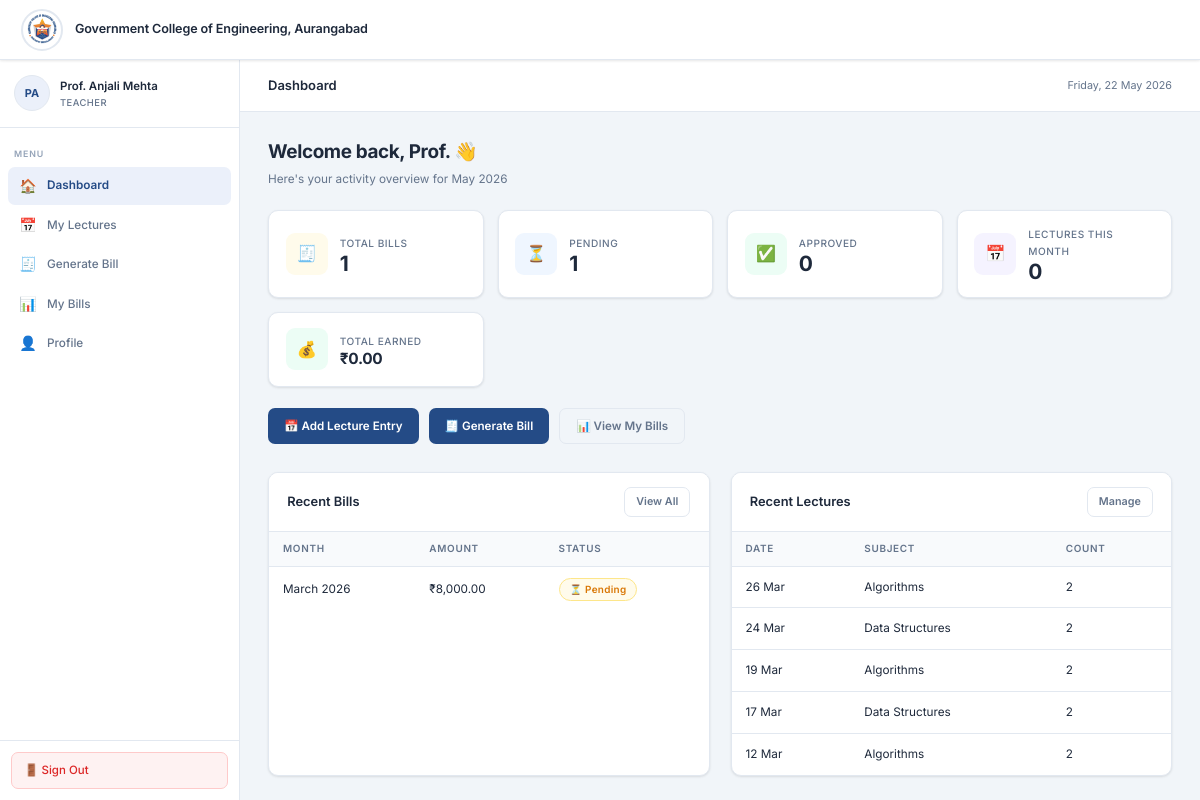
The page /teacher/dashboard.php (signed in) on the database its author committed.
### tables this page shows
CREATE TABLE IF NOT EXISTS bills (
    id               INT AUTO_INCREMENT PRIMARY KEY,
    teacher_id       INT            NOT NULL,
    generated_by     INT            DEFAULT NULL,   
    month_year       VARCHAR(20)    NOT NULL,        
    period_from      DATE           NOT NULL,
    period_to        DATE           NOT NULL,
    total_lectures   INT            NOT NULL DEFAULT 0,
    rate_per_lecture DECIMAL(8,2)   NOT NULL DEFAULT 0.00,
    total_amount     DECIMAL(10,2)  NOT NULL DEFAULT 0.00,
    status           ENUM('pending', 'approved', 'rejected') NOT NULL DEFAULT 'pending',
    rejection_reason TEXT           DEFAULT NULL,
    submitted_at     TIMESTAMP      NOT NULL DEFAULT CURRENT_TIMESTAMP,
    reviewed_at      TIMESTAMP      NULL DEFAULT NULL,
    reviewed_by      INT            DEFAULT NULL,
    FOREIGN KEY (teacher_id)  REFERENCES users(id) ON DELETE CASCADE,
    FOREIGN KEY (reviewed_by) REFERENCES users(id) ON DELETE SET NULL
);

CREATE TABLE IF NOT EXISTS lectures (
    id             INT AUTO_INCREMENT PRIMARY KEY,
    teacher_id     INT            NOT NULL,
    lecture_date   DATE           NOT NULL,
    subject        VARCHAR(150)   NOT NULL,
    lecture_count  INT            NOT NULL DEFAULT 1,
    notes          TEXT           DEFAULT NULL,
    created_at     TIMESTAMP      NOT NULL DEFAULT CURRENT_TIMESTAMP,
    updated_at     TIMESTAMP      NOT NULL DEFAULT CURRENT_TIMESTAMP ON UPDATE CURRENT_TIMESTAMP,
    FOREIGN KEY (teacher_id) REFERENCES users(id) ON DELETE CASCADE
);

### includes/auth.php (called while the page is built, shortened)
<?php
function getInitials(string $name): string {
    $parts = explode(' ', trim($name));
    $init  = '';
    foreach (array_slice($parts, 0, 2) as $p) {
        $init .= strtoupper($p[0] ?? '');
    }
    return $init ?: '?';
}

### teacher/dashboard.php (the view, shortened to what this page needs)
<?php
require_once '../includes/db.php';
require_once '../includes/auth.php';
require_once '../includes/functions.php';
$user = currentUser();
$uid = $user['id'];
$totalBills    = $pdo->prepare("SELECT COUNT(*) FROM bills WHERE teacher_id=?"); $totalBills->execute([$uid]);
$pendingBills  = $pdo->prepare("SELECT COUNT(*) FROM bills WHERE teacher_id=? AND status='pending'"); $pendingBills->execute([$uid]);
$approvedBills = $pdo->prepare("SELECT COUNT(*) FROM bills WHERE teacher_id=? AND status='approved'"); $approvedBills->execute([$uid]);
$totalEarned   = $pdo->prepare("SELECT COALESCE(SUM(total_amount),0) FROM bills WHERE teacher_id=? AND status='approved'"); $totalEarned->execute([$uid]);
$thisMonth = $pdo->prepare("SELECT COALESCE(SUM(lecture_count),0) FROM lectures WHERE teacher_id=? AND MONTH(lecture_date)=MONTH(NOW()) AND YEAR(lecture_date)=YEAR(NOW())");
$thisMonth->execute([$uid]);
$recent = $pdo->prepare("SELECT * FROM bills WHERE teacher_id=? ORDER BY submitted_at DESC LIMIT 5");
$recent->execute([$uid]);
$recentBills = $recent->fetchAll();
$recentLec = $pdo->prepare("SELECT * FROM lectures WHERE teacher_id=? ORDER BY lecture_date DESC LIMIT 5");
$recentLec->execute([$uid]);
$recentLectures = $recentLec->fetchAll();
renderHead('Dashboard');
?>
<div class="app-layout">
<?php renderSidebar('dashboard','teacher',$user); ?>
<div class="main-content">
<?php renderTopbar('Dashboard'); ?>
<div class="page-body">
    <div class="page-header">
        <h1>Welcome back, <?= e(explode(' ',$user['name'])[0]) ?> 👋</h1>
        <p>Here's your activity overview for <?= date('F Y') ?></p>
    </div>
    <div class="stats-grid">
        <div class="stat-card">
            <div class="stat-icon amber">🧾</div>
            <div class="stat-info">
                <div class="label">Total Bills</div>
                <div class="value"><?= (int)$totalBills->fetchColumn() ?></div>
            </div>
        </div>
        <div class="stat-card">
            <div class="stat-icon blue">⏳</div>
            <div class="stat-info">
                <div class="label">Pending</div>
                <div class="value"><?= (int)$pendingBills->fetchColumn() ?></div>
            </div>
        </div>
        <div class="stat-card">
            <div class="stat-icon green">✅</div>
            <div class="stat-info">
                <div class="label">Approved</div>
                <div class="value"><?= (int)$approvedBills->fetchColumn() ?></div>
            </div>
        </div>
        <div class="stat-card">
            <div class="stat-icon purple">📅</div>
            <div class="stat-info">
                <div class="label">Lectures This Month</div>
                <div class="value"><?= (int)$thisMonth->fetchColumn() ?></div>
            </div>
        </div>
        <div class="stat-card">
            <div class="stat-icon green">💰</div>
            <div class="stat-info">
                <div class="label">Total Earned</div>
                <div class="value" style="font-size:1.1rem"><?= formatINR((float)$totalEarned->fetchColumn()) ?></div>
            </div>
        </div>
    </div>
    <div style="display:flex;gap:10px;margin-bottom:2rem;flex-wrap:wrap">
        <a href="lectures.php" class="btn btn-primary">📅 Add Lecture Entry</a>
        <a href="generate-bill.php" class="btn btn-gold">🧾 Generate Bill</a>
        <a href="my-bills.php" class="btn btn-outline">📊 View My Bills</a>
    </div>
    <div style="display:grid;grid-template-columns:1fr 1fr;gap:1.5rem">
        <div class="card">
            <div class="card-header">
                <h3>Recent Bills</h3>
                <a href="my-bills.php" class="btn btn-outline btn-sm">View All</a>
            </div>
            <?php if ($recentBills): ?>
            <div class="table-wrap">
                <table>
                    <thead><tr><th>Month</th><th>Amount</th><th>Status</th></tr></thead>
                    <tbody>
                    <?php foreach ($recentBills as $b): ?>
                    <tr>
                        <td><?= e($b['month_year']) ?></td>
                        <td><?= formatINR($b['total_amount']) ?></td>
                        <td><?= statusBadge($b['status']) ?></td>
                    </tr>
                    <?php endforeach; ?>
                    </tbody>
                </table>
            </div>
            <?php else: ?>
            <div class="empty-state"><div class="icon">📄</div><h3>No bills yet</h3><p>Generate your first bill to get started.</p></div>
            <?php endif; ?>
        </div>
        <div class="card">
            <div class="card-header">
                <h3>Recent Lectures</h3>
                <a href="lectures.php" class="btn btn-outline btn-sm">Manage</a>
            </div>
            <?php if ($recentLectures): ?>
            <div class="table-wrap">
                <table>
                    <thead><tr><th>Date</th><th>Subject</th><th>Count</th></tr></thead>
                    <tbody>
                    <?php foreach ($recentLectures as $l): ?>
                    <tr>
                        <td><?= fmtDate($l['lecture_date'],'d M') ?></td>
                        <td><?= e($l['subject']) ?></td>
                        <td><?= (int)$l['lecture_count'] ?></td>
                    </tr>
                    <?php endforeach; ?>
                    </tbody>
                </table>
            </div>
            <?php else: ?>
            <div class="empty-state"><div class="icon">📅</div><h3>No lectures recorded</h3><p>Start by adding your lecture entries.</p></div>
            <?php endif; ?>
        </div>
    </div>
</div>
</div>
</div>
<?php renderFooter(); ?>

### includes/functions.php (shortened to what this page needs)
<?php
function e(string $str): string {
    return htmlspecialchars($str, ENT_QUOTES, 'UTF-8');
}
function formatINR(float $amount): string {
    return '₹' . number_format($amount, 2);
}
function fmtDate(string $date, string $format = 'd M Y'): string {
    return date($format, strtotime($date));
}
function statusBadge(string $status): string {
    $map = [
        'pending'  => 'badge-pending',
        'approved' => 'badge-approved',
        'rejected' => 'badge-rejected',
    ];
    $cls  = $map[$status] ?? 'badge-pending';
    $icon = ['pending'=>'⏳','approved'=>'✅','rejected'=>'❌'][$status] ?? '';
    return '<span class="badge '.$cls.'">'.$icon.' '.ucfirst(e($status)).'</span>';
}
function renderSidebar(string $active, string $role, array $user): void {
    $base = '../';
    $teacherNav = [
        ['key'=>'dashboard',     'href'=>'dashboard.php',     'icon'=>'🏠', 'label'=>'Dashboard'],
        ['key'=>'lectures',      'href'=>'lectures.php',      'icon'=>'📅', 'label'=>'My Lectures'],
        ['key'=>'generate-bill', 'href'=>'generate-bill.php', 'icon'=>'🧾', 'label'=>'Generate Bill'],
        ['key'=>'my-bills',      'href'=>'my-bills.php',      'icon'=>'📊', 'label'=>'My Bills'],
        ['key'=>'profile',       'href'=>'profile.php',       'icon'=>'👤', 'label'=>'Profile'],
    ];
    $hodNav = [
        ['key'=>'dashboard',       'href'=>'dashboard.php',       'icon'=>'🏠', 'label'=>'Dashboard'],
        ['key'=>'requests',        'href'=>'requests.php',        'icon'=>'📥', 'label'=>'Pending Requests'],
        ['key'=>'all-bills',       'href'=>'all-bills.php',       'icon'=>'📋', 'label'=>'All Bills'],
        ['key'=>'other-bills',     'href'=>'other-bills.php',     'icon'=>'🧾', 'label'=>'Other Bills'],
        ['key'=>'manage-teachers', 'href'=>'manage-teachers.php', 'icon'=>'👨‍🏫', 'label'=>'Manage Teachers'],
        ['key'=>'profile',         'href'=>'profile.php',         'icon'=>'👤', 'label'=>'Profile'],
    ];
    $navItems  = ($role === 'hod') ? $hodNav : $teacherNav;
    $initials  = getInitials($user['name']);
    $roleLabel = ($role === 'hod') ? 'HOD' : 'Teacher';
    ?>
    <aside class="sidebar">
        <div class="sidebar-user">
            <div class="user-avatar"><?= e($initials) ?></div>
            <div class="user-info">
                <div class="name"><?= e($user['name']) ?></div>
                <div class="role-badge"><?= $roleLabel ?></div>
            </div>
        </div>
        <nav class="sidebar-nav">
            <div class="nav-label">Menu</div>
            <?php foreach ($navItems as $item): ?>
            <a href="<?= e($item['href']) ?>" class="nav-item <?= $active === $item['key'] ? 'active' : '' ?>">
                <span class="icon"><?= $item['icon'] ?></span>
                <?= e($item['label']) ?>
            </a>
            <?php endforeach; ?>
        </nav>
        <div class="sidebar-footer">
            <a href="<?= $base ?>logout.php" class="btn-logout"
               onclick="return confirmAction('Sign out of your account?')">
                🚪 Sign Out
            </a>
        </div>
    </aside>
    <?php
}
function renderTopbar(string $title): void {
    $date = date('l, d F Y');
    ?>
    <div class="topbar">
        <div class="topbar-title"><?= e($title) ?></div>
        <div class="topbar-right">
            <span class="topbar-date"><?= $date ?></span>
        </div>
    </div>
    <?php
}
function renderHead(string $title, string $base = '../'): void {
    ?>
<!DOCTYPE html>
<html lang="en">
<head>
    <link rel="stylesheet" href="<?= $base ?>assets/css/style.css">
</head>
<body>
<nav class="navbar">
    <div class="navbar-brand">
        <div class="navbar-logo">
            <img src="<?= $base ?>assets/images/logo.png" alt="College Logo">
        </div>
        <span class="navbar-college">Government College of Engineering, Aurangabad</span>
    </div>
</nav>
    <?php
}
function renderFooter(string $base = '../'): void {
    ?>
</body>
</html>
    <?php
}

### rows shown on the page
bills: month_year "March 2026", total_amount "₹8,000.00", status "⏳", status "Pending"
lectures: lecture_date "26 Mar", subject "Algorithms", lecture_count "2"
lectures: lecture_date "24 Mar", subject "Data Structures", lecture_count "2"
lectures: lecture_date "19 Mar", subject "Algorithms", lecture_count "2"
lectures: lecture_date "17 Mar", subject "Data Structures", lecture_count "2"
lectures: lecture_date "12 Mar", subject "Algorithms", lecture_count "2"

### other values the page prints
$initials "PA"
$user['name'] "Prof. Anjali Mehta"
$roleLabel "TEACHER"
$item['icon'] "🏠"
$item['label'] "Dashboard"
$item['icon'] "📅"
$item['label'] "My Lectures"
$item['icon'] "🧾"
$item['label'] "Generate Bill"
$item['icon'] "📊"
$item['label'] "My Bills"
$item['icon'] "👤"
$item['label'] "Profile"
$title "Dashboard"
explode(' ',$user['name'])[0] "Prof."
